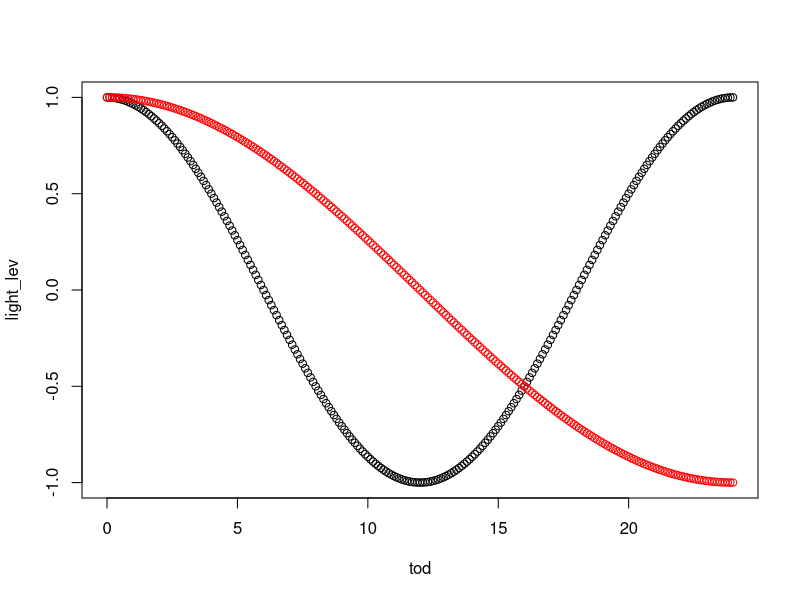

The R script that drew this image: (Note: this script raises an error after producing the figure.)

tod <- seq(0,24,0.1)

light_lev <- cos((pi*tod/12))
all_day <-  cos((pi*tod/24))

plot(light_lev~tod)
points(all_day~tod, col = "red")

?hour

?switch


# Make an example date-time object
x <- as.POSIXct(c("2014-05-02 12:45:00",
                  "2014-05-02 10:45:00",
                  "2014-05-02 19:45:00"), tz = "UTC")

# Extract the hour from the time
x.hour <- as.numeric(format(x, "%H"))

# Label as AM or PM
# Empty variable
am.pm <- NULL

# If before midday, label AM, else label PM
if(x < 12) am.pm <- "AM" else am.pm <- "PM"

# If you have a vector (list) of values, test this for all of these
am.pm.fun <- function(x){
  if(x < 12) am.pm <- "AM" else am.pm <- "PM"
  return(am.pm)
}

am.pm.thing <- sapply(x.hour, am.pm.fun)





# Time sinse sunrise
# (cos(π*Hours since sunrise/12))

# Make example vector of sunrise times
# Below are examples, not true sunrise times
sunrise_times <- as.POSIXct(c("2014-05-02 05:45:00",
                                   "2014-05-06 05:38:00",
                                   "2014-08-10 06:04:00"), tz = "UTC")

# Example trip departure times (NB sunrise time #1 above corresponds to trip departure time #1 below)
trip_dept_time <-   as.POSIXct(c("2014-05-02 03:37:00",
                                 "2014-05-06 11:54:00",
                                 "2014-08-10 18:54:00"), tz = "UTC")



# Calculate time sinse sunrise
x <- difftime(trip_dept_time,  sunrise_times, units = "hours")
hours.since.sunrise <- as.numeric(x)


# Calculate cos thing
time.since.sunrise.cos <-  (cos(pi*hours.since.sunrise/12))



